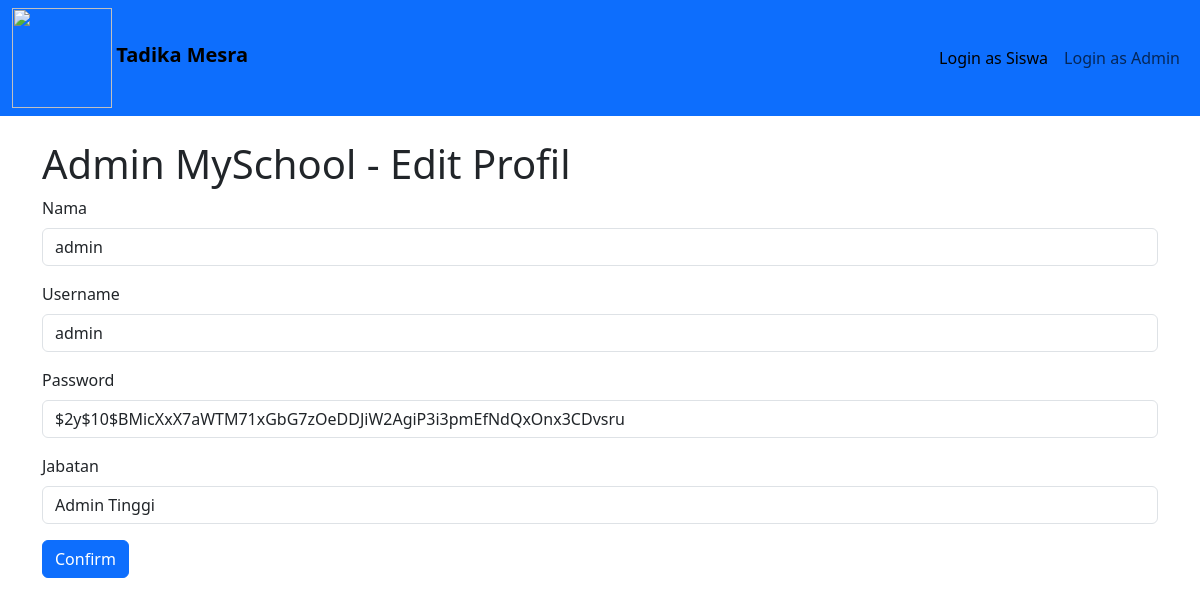
/edit_profil_admin.php (signed in), run on the app's committed database.
### tables this page shows
CREATE TABLE `username_admin` (
  `ID_Admin` int(5) NOT NULL,
  `Nama` varchar(255) NOT NULL,
  `Username` varchar(255) NOT NULL,
  `Password` varchar(255) NOT NULL,
  `Jabatan` varchar(255) NOT NULL
);

### edit_profil_admin.php (the view, shortened to what this page needs)
<!DOCTYPE html>
<html>
    <head>
        <link href="https://cdn.jsdelivr.net/npm/bootstrap@5.3.0-alpha1/dist/css/bootstrap.min.css" rel="stylesheet">
    </head>
    <body>
        <nav class="navbar navbar-expand-lg bg-primary">
            <div class="container-fluid">
                <div class="col-6">
                    <a href="index.php">
                        <img src="FOTO/logo.png" class="img-responsive" width="100" height="100">
                        <a class="navbar-brand" href="index.php"><b>Tadika Mesra</b></a>
                    </a>
                </div>
                <div class="col-6">
                    <ul class="navbar-nav navbar-expand-lg justify-content-end">
                        <li class="nav-item ">
                            <a class="nav-link icon-link active" href="siswa.php">Login as Siswa</a>
                        </li>
                        <li class="nav-item">
                            <a class="nav-link icon-link" href="admin.php">Login as Admin</a>
                        </li>
                    </ul>
                </div>
            </div>
        </nav>
        <br>
        <div class="container">
            <h1>Admin MySchool - Edit Profil</h1>
            <?php
            $db = new PDO("mysql:host=localhost;dbname=uts_kelompok3", "root", "");
            $query = "select * from username_admin where ID_Admin = ?";
            $result = $db->prepare($query);
            $result->execute([$_SESSION['id']]);
            $row = $result->fetch(PDO::FETCH_ASSOC);
            ?>
            <form action="proses_edit_admin.php" method="post" enctype="multipart/form-data">
                <div class="mb-3">
                    <label for="nama" class="form-label">Nama</label>
                    <input type="text" name="name" class="form-control" value="<?php echo $row["Nama"]?>" required/>
                </div>
                <div class="mb-3">
                    <label for="username" class="form-label">Username</label>
                    <input type="text" name="username" class="form-control" value="<?php echo $row["Username"]?>" required/>
                </div>
                <div class="mb-3">
                    <label for="password" class="form-label">Password</label>
                    <input type="text" name="password" class="form-control" value="<?php echo $row["Password"]?>" required/>
                </div>
                <div class="mb-3">
                    <label for="jabatan" class="form-label">Jabatan</label>
                    <input type="text" name="jabatan" class="form-control" value="<?php echo $row["Jabatan"]?>" required/>
                </div>
                <button type="submit" class="btn btn-primary">Confirm</button>
            </form>
        </div>
    </body>
</html>

### data on the page
username_admin: name "admin", username "admin", password "$2y$10$BMicXxX7aWTM71xGbG7zOeDDJiW2AgiP3i3pmEfNdQxOnx3CDvsru", jabatan "Admin Tinggi"
